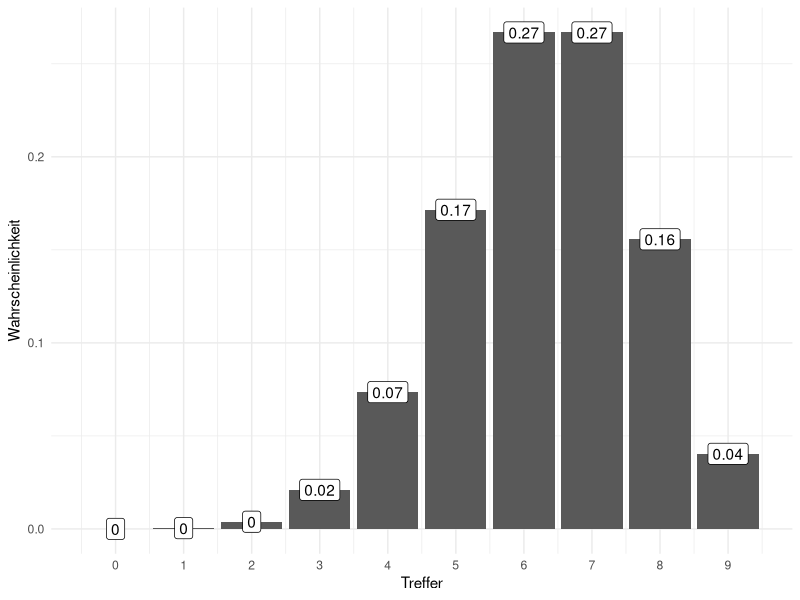

The R script that drew this image:
## ---- chunk 1
dbinom(x = 0:9, size = 9, prob = .7)
## ---- chunk 2
#| echo: false
#| warning: false

library(tidyverse)


binomial_plot <- function(n, p){
  dbinom(0:n, n, p) %>% 
    tibble(Wahrscheinlichkeit = .,
           Treffer = seq(0,n)) %>% 
    ggplot(aes(x = Treffer, y = Wahrscheinlichkeit)) +
    geom_col() +
    #   geom_segment(aes(xend = Treffer, yend = 0)) + 
    #  geom_point(color = "red", size = 5, alpha = .5) +
    scale_x_continuous(breaks = 0:n) +
    theme_minimal() +
    geom_label(aes(label = round(Wahrscheinlichkeit, 2)))
}

binomial_plot(9, .7)
